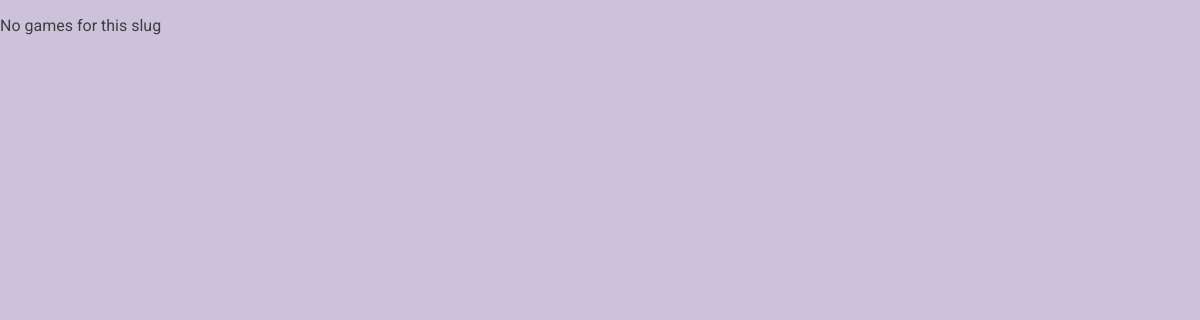
Before: /game/slot with the older database file.
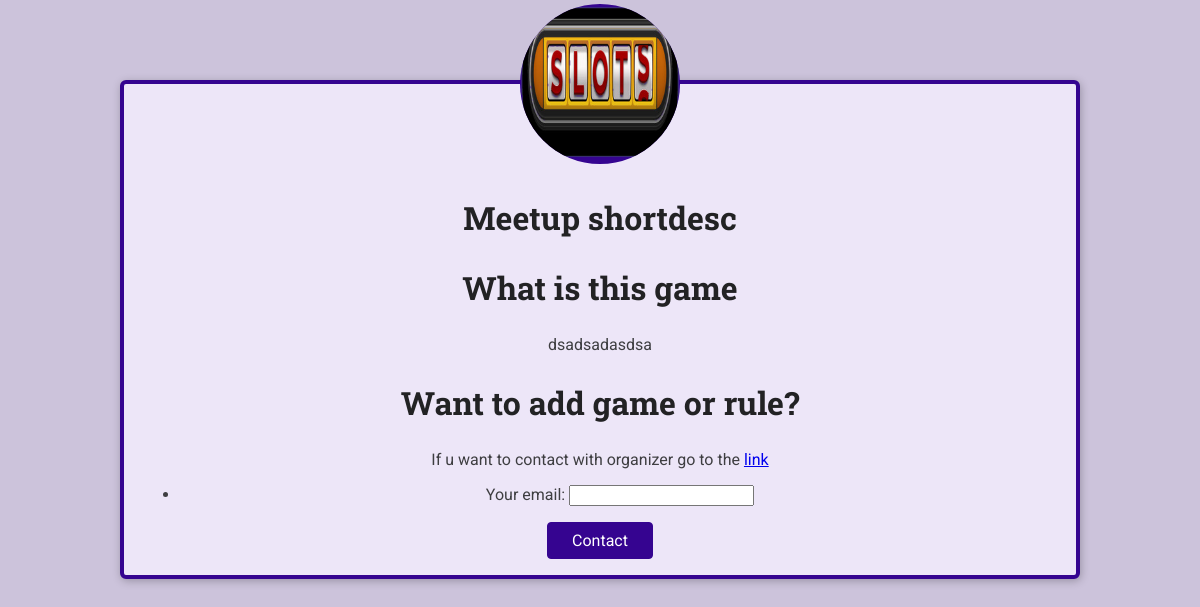
After: the same page with the newer database file.
### games/models.py (models this page shows, shortened)
class Game(models.Model):
    title = models.CharField(max_length=30)
    organizer_email= models.EmailField()
    date = models.DateField()
    slug = models.SlugField(unique=True)
    shortdesc = models.TextField()
    image = models.ImageField(upload_to='img')
    participants = models.ManyToManyField(Participant, blank=True, null=True)

### games/views.py (the view, shortened to what this page needs)
# urls.py: path('game/<slug:game_slug>', views.game_details, name='game-detail'),
def game_details(request, game_slug):
    try:
        selected_game = Game.objects.get(slug=game_slug)
        if request.method == 'GET':
            registration_form = RegistrationForm()
        return render(request, 'games/game-details.html', {
                'game_found': True,
                'game':selected_game,
                'form': registration_form
        })
    except Exception as exc:
        return render(request, 'games/game-details.html', {
            'game_found': False
        })

### games/forms.py
class RegistrationForm(forms.Form):
    email = forms.EmailField(label='Your email')

### games/templates/games/game-details.html (shortened to what this page needs)
{% load static %}
<!DOCTYPE html>
<html lang="en">
<head>
    <link rel="stylesheet" href="{% static 'games/css/base.css' %}">
    <link rel="stylesheet" href="{% static 'games/css/game-detail.css' %}">
</head>
<body>
    {% if game_found %}
        <main>
            <article>
                <img id="main-image" src="{{ game.image.url }}" alt="{{ game.title }}">
                <section>
                    <h2>Meetup shortdesc</h2>
                </section>
                <section class="details">
                    <h2>What is this game</h2>
                    <p>{{ game.shortdesc }}</p>
                </section>
                <h2>Want to add game or rule?</h2>
                <p>If u want to contact with organizer go to the <a href="mailto:{{ game.organizer_email }}">link</a></p>
                <section class="registration">
                    <form action="{% url 'game-detail' game.slug %}" method="post">
                        <ul>
                        {{ form.as_ul }}
                    </ul>
                    <div class="registration-actions">
                        <button>Contact</button>
                    </div>
                    </form>
                </section>
            </article>
        </main>
    {% else %}
        <p>No games for this slug</p>
    {% endif %}
</body>
</html>

Changed rows visible on the page:
added Game: image (picture), shortdesc "dsadsadasdsa"
Other visible differences:
text no longer shown: "No games for this slug"
text now shown: "Meetup shortdesc What is this game Want to add game or rule? If u want to contact with organizer go to the link Your email: Contact"
